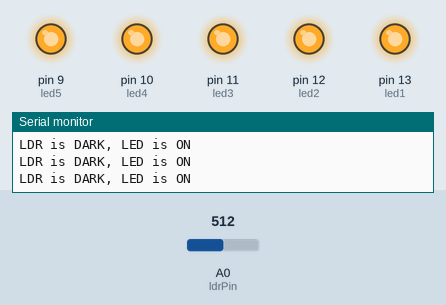
A sketch run on a simulated Arduino Uno, built with avr-gcc and run on an emulated ATmega328P. Parts: output pins drawn as LEDs (lit = HIGH), the last lines printed to the serial monitor. The inputs (shaded band) are chosen by the test bench; at power-on: A0 (ldrPin) = 512.

Above: at 1.2 s.
1.3 s: A0 (ldrPin) set to 314
4.3 s: A0 (ldrPin) set to 281
At 5.5 s:
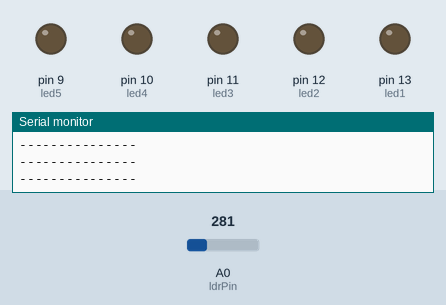
Timing chart, 0 to 7.3 s (numbered marks = the images above; inputs shaded):
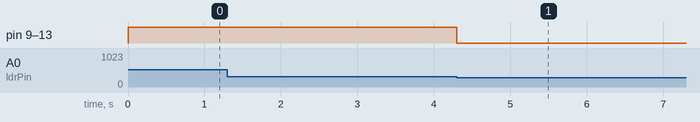

Measured:
- the behaviour switches between 300 and 299 on A0 (ldrPin) (found by bisection; images 0 and 1)
- after the input at 4.3 s, pin 9 (led5), pin 10 (led4), pin 11 (led3), pin 12 (led2), pin 13 (led1): HIGH → LOW at once

The sketch:

LightSensor.ino
```cpp
/*
* Ultrasonic Sensor HC-SR04 and Arduino Tutorial
*
* by Dejan Nedelkovski,
* www.HowToMechatronics.com
*
*/


const int ldrPin = A0;
const int led1 = 13;
const int led2 = 12;
const int led3 = 11;
const int led4 = 10;
const int led5 = 9;


void setup() {

Serial.begin(9600);

pinMode(ldrPin,INPUT);
pinMode(led1,OUTPUT);
pinMode(led2,OUTPUT);
pinMode(led3,OUTPUT);
pinMode(led4,OUTPUT);
pinMode(led5,OUTPUT);


}

void loop() {

  int ldrStatus = analogRead(ldrPin);

  if (ldrStatus >=300) {
    digitalWrite(led1, HIGH);
    digitalWrite(led2, HIGH);
    digitalWrite(led3, HIGH);
    digitalWrite(led4, HIGH);
    digitalWrite(led5, HIGH);//turn LED on
    Serial.println("LDR is DARK, LED is ON");
   }
  else {
    digitalWrite(led1, LOW);
    digitalWrite(led2, LOW);
    digitalWrite(led3, LOW);
    digitalWrite(led4, LOW);
    digitalWrite(led5, LOW);//turn LED off
    Serial.println("---------------");
  }

}
```
